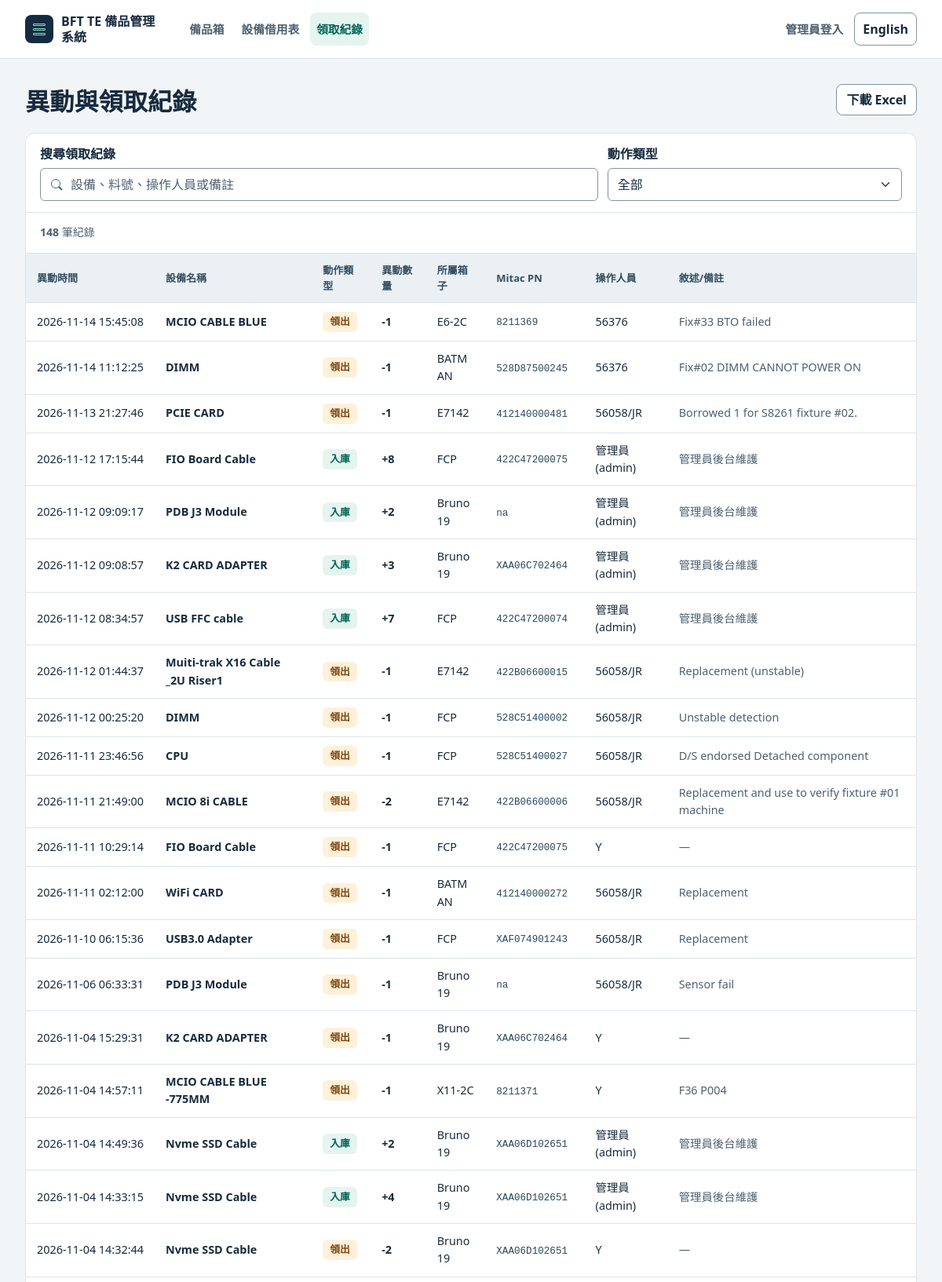
Page /records (upper part) on the committed database.
### app.py (models this page shows)
class Log(db.Model):
    __tablename__ = 'logs'
    id = db.Column(db.Integer, primary_key=True)
    timestamp = db.Column(db.DateTime, default=datetime.now)
    operator = db.Column(db.String(100), nullable=False)
    box_name = db.Column(db.String(100), nullable=False)
    mitac_pn = db.Column(db.String(100), nullable=False)
    item_name = db.Column(db.String(100), nullable=False)
    quantity = db.Column(db.Integer, nullable=False)
    action_type = db.Column(db.String(20), default="領出")
    note = db.Column(db.String(200), default="")

### app.py (the view)
@app.route('/records')
def records():
    logs = Log.query.order_by(Log.timestamp.desc()).all()
    return render_template('records.html', logs=logs)

### templates/records.html (shortened to what this page needs)
{% extends 'base.html' %}
{% block content %}
<div id="recordWorkspace">
    <header class="page-heading">
        <h1 class="page-title" id="records-title" data-i18n="records_title">異動與領取紀錄</h1>
        <div class="page-actions"><button type="button" class="btn btn-outline-secondary" data-excel-download="{{ url_for('export_records') }}" data-i18n="download_excel">下載 Excel</button></div>
    </header>
    <section class="surface table-panel">
        <div class="toolbar circulation-toolbar">
            <div class="filter-field circulation-search">
                <label for="recordSearch" class="form-label" data-i18n="search_records">搜尋領取紀錄</label>
                <div class="search-field"><input id="recordSearch" type="search" class="form-control" autocomplete="off" placeholder="設備、料號、操作人員或備註" data-i18n-ph="record_search_hint"></div>
            </div>
            <div class="filter-field">
                <label for="recordAction" class="form-label" data-i18n="th_action">動作類型</label>
                <select id="recordAction" class="form-select">
                    <option value="ALL" data-i18n="filter_all">全部</option>
                </select>
            </div>
        </div>
        <div class="circulation-results">
            <p class="mb-0" role="status" aria-atomic="true"><strong id="circulationCount" class="tabular">{{ logs|length }}</strong> <span data-i18n="record_count">筆紀錄</span></p>
        </div>
        <div class="table-scroll table-scroll--records" tabindex="0" role="region" aria-labelledby="records-title">
            <table class="table table-hover data-table">
                <thead><tr>
                    <th scope="col" data-i18n="th_time">異動時間</th>
                    <th scope="col" data-i18n="th_item_name">設備名稱</th>
                    <th scope="col" data-i18n="th_action">動作類型</th>
                    <th scope="col" data-i18n="quantity_change">異動數量</th>
                    <th scope="col" data-i18n="th_box">所屬箱子</th>
                    <th scope="col" data-i18n="th_pn">Mitac PN</th>
                    <th scope="col" data-i18n="th_operator">操作人員</th>
                    <th scope="col" data-i18n="th_note">備註</th>
                </tr></thead>
                <tbody>
                    {% for log in logs %}
                    {% set signed_qty = -(log.quantity|abs) if log.action_type == '領出' else log.quantity %}
                    <tr class="record-entry" data-action="{{ log.action_type }}" data-search="{{ log.timestamp }} {{ log.item_name }} {{ log.action_type }} {{ signed_qty }} {{ log.box_name }} {{ log.mitac_pn }} {{ log.operator }} {{ log.note or '' }}">
                        <td class="nowrap"><time datetime="{{ log.timestamp.isoformat() }}">{{ log.timestamp.strftime('%Y-%m-%d %H:%M:%S') }}</time></td>
                        <td class="primary-cell">{{ log.item_name }}</td>
                        <td>{% if log.action_type == '領出' %}<span class="pill pill--warning" data-i18n="btn_checkout">領出</span>{% elif log.action_type == '入庫補充' %}<span class="pill pill--good" data-i18n="action_in">入庫</span>{% elif log.action_type == '庫存盤點調整' %}<span class="pill" data-i18n="action_adjust">盤點調整</span>{% else %}<span class="pill">{{ log.action_type }}</span>{% endif %}</td>
                        <td class="tabular fw-bold">{% if signed_qty > 0 %}+{% endif %}{{ signed_qty }}</td>
                        <td>{{ log.box_name }}</td><td><code>{{ log.mitac_pn }}</code></td>
                        <td>{{ log.operator }}</td><td class="record-note text-muted">{{ log.note or '—' }}</td>
                    </tr>
                    {% endfor %}
                </tbody>
            </table>
        </div>
    </section>
</div>
{% endblock %}

### rows in the picture
Log: timestamp "2026-11-14 15:45:08", item_name "MCIO CABLE BLUE", action_type "領出", signed_qty "-1", box_name "E6-2C", mitac_pn "8211369", operator "56376", note "Fix#33 BTO failed"
Log: timestamp "2026-11-14 11:12:25", item_name "DIMM", action_type "領出", signed_qty "-1", box_name "BATMAN", mitac_pn "528D87500245", operator "56376", note "Fix#02 DIMM CANNOT POWER ON"
Log: timestamp "2026-11-13 21:27:46", item_name "PCIE CARD", action_type "領出", signed_qty "-1", box_name "E7142", mitac_pn "412140000481", operator "56058/JR", note "Borrowed 1 for S8261 fixture #02."
Log: timestamp "2026-11-12 17:15:44", item_name "FIO Board Cable", action_type "入庫", quantity "8", box_name "FCP", mitac_pn "422C47200075", operator "管理員 (admin)", note "管理員後台維護"
Log: timestamp "2026-11-12 09:09:17", item_name "PDB J3 Module", action_type "入庫", quantity "2", box_name "Bruno19", mitac_pn "na", operator "管理員 (admin)", note "管理員後台維護"
Log: timestamp "2026-11-12 09:08:57", item_name "K2 CARD ADAPTER", action_type "入庫", quantity "3", box_name "Bruno19", mitac_pn "XAA06C702464", operator "管理員 (admin)", note "管理員後台維護"
Log: timestamp "2026-11-12 08:34:57", item_name "USB FFC cable", action_type "入庫", quantity "7", box_name "FCP", mitac_pn "422C47200074", operator "管理員 (admin)", note "管理員後台維護"
Log: timestamp "2026-11-12 01:44:37", item_name "Muiti-trak X16 Cable _2U Riser1", action_type "領出", signed_qty "-1", box_name "E7142", mitac_pn "422B06600015", operator "56058/JR", note "Replacement (unstable)"
Log: timestamp "2026-11-12 00:25:20", item_name "DIMM", action_type "領出", signed_qty "-1", box_name "FCP", mitac_pn "528C51400002", operator "56058/JR", note "Unstable detection"
Log: timestamp "2026-11-11 23:46:56", item_name "CPU", action_type "領出", signed_qty "-1", box_name "FCP", mitac_pn "528C51400027", operator "56058/JR", note "D/S endorsed Detached component"
Log: timestamp "2026-11-11 21:49:00", item_name "MCIO 8i CABLE", action_type "領出", signed_qty "-2", box_name "E7142", mitac_pn "422B06600006", operator "56058/JR", note "Replacement and use to verify fixture #01 machine"
Log: timestamp "2026-11-11 10:29:14", item_name "FIO Board Cable", action_type "領出", signed_qty "-1", box_name "FCP", mitac_pn "422C47200075", operator "Y", note "—"
Log: timestamp "2026-11-11 02:12:00", item_name "WiFi CARD", action_type "領出", signed_qty "-1", box_name "BATMAN", mitac_pn "412140000272", operator "56058/JR", note "Replacement"
Log: timestamp "2026-11-10 06:15:36", item_name "USB3.0 Adapter", action_type "領出", signed_qty "-1", box_name "FCP", mitac_pn "XAF074901243", operator "56058/JR", note "Replacement"
Log: timestamp "2026-11-06 06:33:31", item_name "PDB J3 Module", action_type "領出", signed_qty "-1", box_name "Bruno19", mitac_pn "na", operator "56058/JR", note "Sensor fail"
Log: timestamp "2026-11-04 15:29:31", item_name "K2 CARD ADAPTER", action_type "領出", signed_qty "-1", box_name "Bruno19", mitac_pn "XAA06C702464", operator "Y", note "—"
Log: timestamp "2026-11-04 14:57:11", item_name "MCIO CABLE BLUE -775MM", action_type "領出", signed_qty "-1", box_name "X11-2C", mitac_pn "8211371", operator "Y", note "F36 P004"
Log: timestamp "2026-11-04 14:49:36", item_name "Nvme SSD Cable", action_type "入庫", quantity "2", box_name "Bruno19", mitac_pn "XAA06D102651", operator "管理員 (admin)", note "管理員後台維護"
Log: timestamp "2026-11-04 14:33:15", item_name "Nvme SSD Cable", action_type "入庫", quantity "4", box_name "Bruno19", mitac_pn "XAA06D102651", operator "管理員 (admin)", note "管理員後台維護"
Log: timestamp "2026-11-04 14:32:44", item_name "Nvme SSD Cable", action_type "領出", signed_qty "-2", box_name "Bruno19", mitac_pn "XAA06D102651", operator "Y", note "—"

### other values in the picture
{{ logs|length }} "148"
